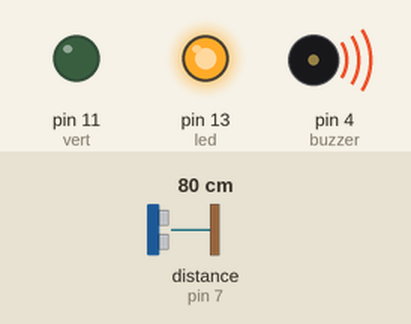
This sketch was run on a simulated Arduino Uno, built with avr-gcc and run on an emulated ATmega328P. Parts: output pins drawn as LEDs (lit = HIGH), buzzer (waves = sounding). Wiring (inferred from the names in the program): ultrasonic range finder: trigger pin 6; echo pin 7. Inputs (shaded band) come from the test bench; at power-on: distance to the obstacle (sensor on pin 7) 80 cm. The echo pulse lasts 58.3 µs per cm; pins used as bus, display or sensor lines are not drawn; what the sketch prints to the serial monitor is not drawn.

Above: at 1.2 s.
1.3 s: distance to the obstacle (sensor on pin 7) set to 97 cm
4.3 s: distance to the obstacle (sensor on pin 7) set to 105 cm
At 5.4 s:
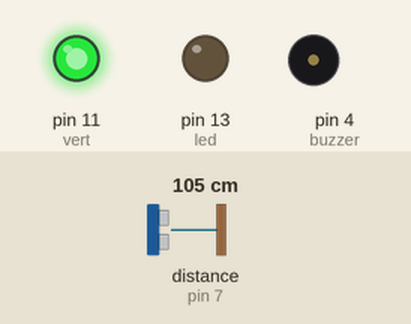
5.8 s: distance to the obstacle (sensor on pin 7) set to 18 cm
At 6.2 s:
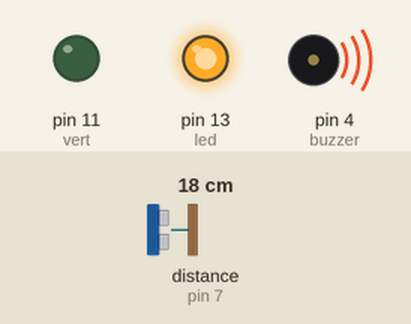
8.8 s: distance to the obstacle (sensor on pin 7) set to 120 cm
At 9.9 s:
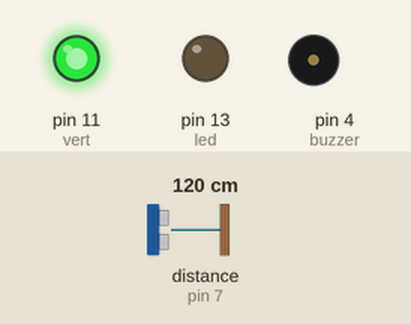
Timing chart, 0 to 11.3 s (numbered marks = the images above; inputs shaded):
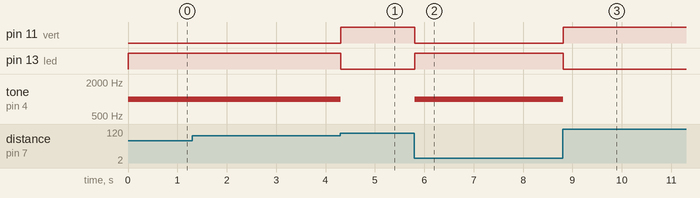

The sketch:

d_tecteur_finalis_1.ino
```cpp
int pos = 0;
const int buzzer = 4;
int periode=20000;
const byte TRIGGER = 6;
const byte ECHO = 7;
const unsigned long MEASURE_TIMEOUT = 25000UL;
const float SOUND_SPEED = 340.0 / 1000;
int led = 13;
int vert = 11;

void setup() {
  Serial.begin(115200);
  pinMode(led, OUTPUT);
  pinMode(vert, OUTPUT);
  pinMode(TRIGGER, OUTPUT);
  digitalWrite(TRIGGER, LOW);
  pinMode(ECHO, INPUT);
  pinMode(buzzer, OUTPUT);
}

void loop() {
  digitalWrite(TRIGGER, HIGH);
  delayMicroseconds(10);
  digitalWrite(TRIGGER, LOW);

  long measure = pulseIn(ECHO, HIGH, MEASURE_TIMEOUT);
  float distance_mm = measure / 2.0 * SOUND_SPEED;
  float dist = distance_mm / 10.0;
  Serial.print(dist, 2);
  Serial.println("cm de distance");
  if (dist < 100) {
    digitalWrite(led, HIGH);
    digitalWrite(vert, LOW);
    tone(buzzer, 1000);
  }
  else {
    digitalWrite(led, LOW);
    digitalWrite(vert, HIGH);
    noTone(buzzer);
  }
}
```

Measured:
- the behaviour switches between 101 and 102 cm on distance to the obstacle (sensor on pin 7) (found by bisection; images 0 and 1)
- after the input at 4.3 s, pin 11 (vert): LOW → HIGH at once; pin 13 (led): HIGH → LOW at once; tone on pin 4 (buzzer): 1000 Hz → silent at once
- after the input at 5.8 s, pin 11 (vert): HIGH → LOW at once; pin 13 (led): LOW → HIGH at once; tone on pin 4 (buzzer): silent → 1000 Hz at once
- after the input at 8.8 s, pin 11 (vert): LOW → HIGH at once; pin 13 (led): HIGH → LOW at once; tone on pin 4 (buzzer): 1000 Hz → silent at once
